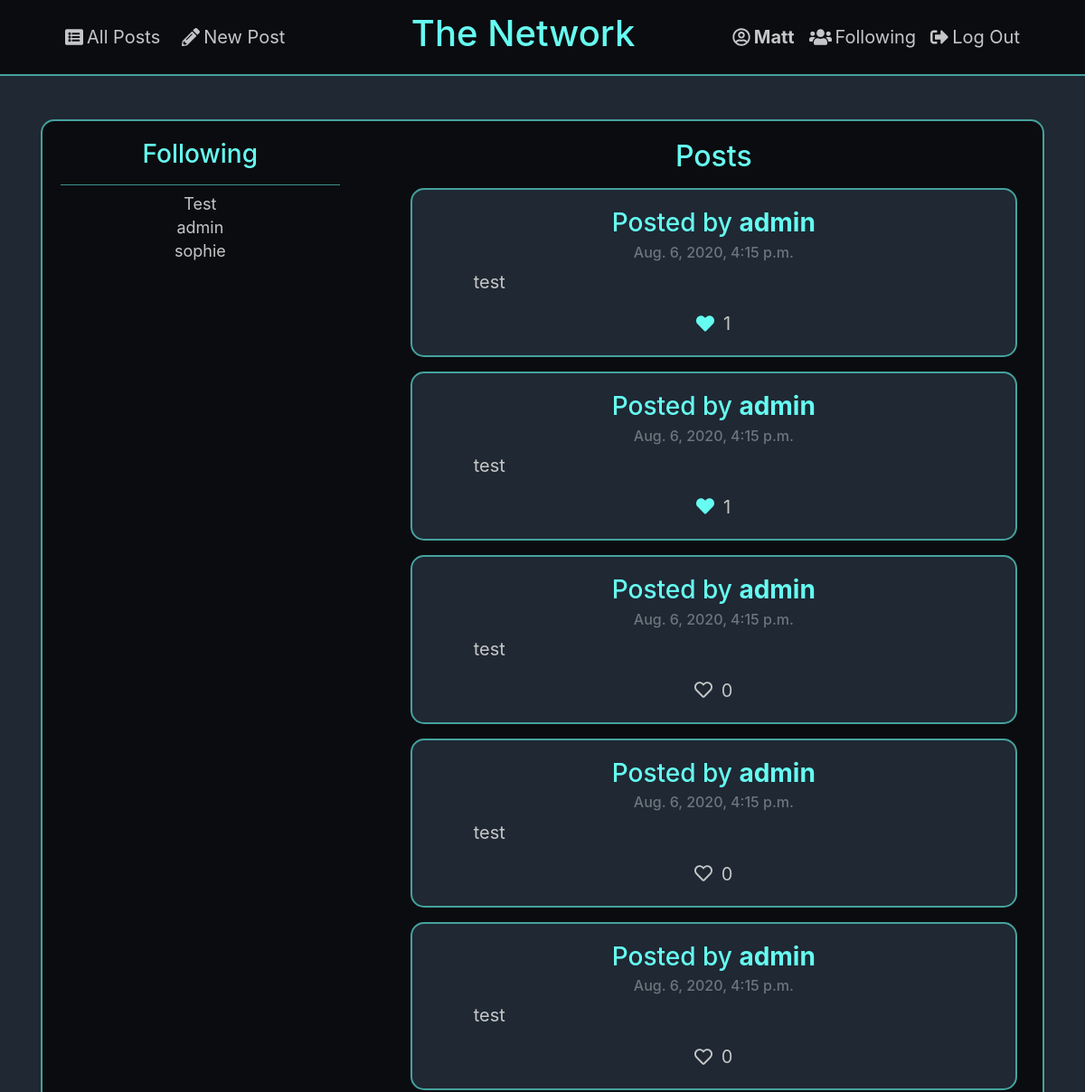
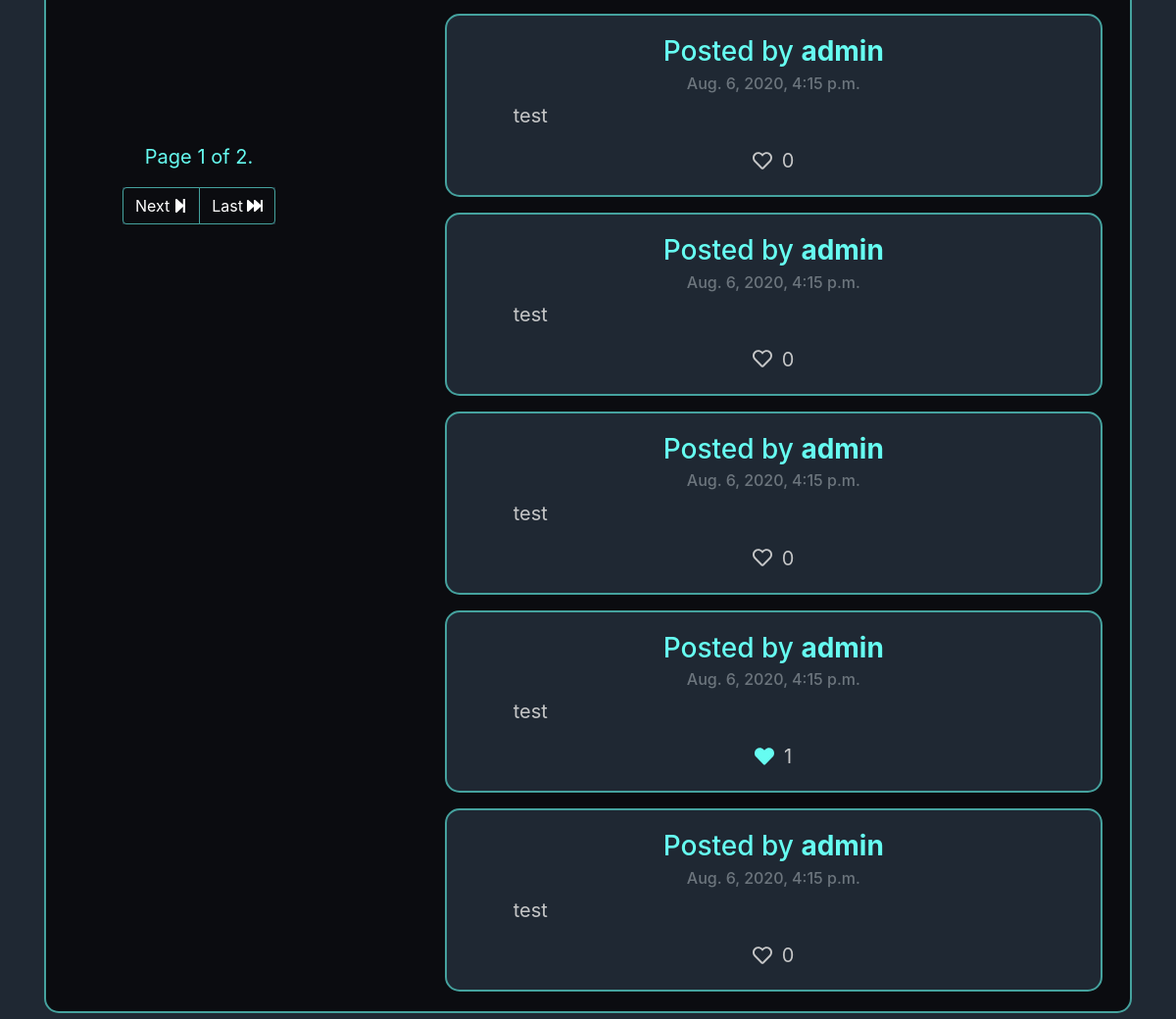
Page /following (signed in) on the committed database (2 pictures, top to bottom).
### network/models.py (models this page shows, shortened)
class User(AbstractUser):
    following = models.ManyToManyField('User', blank=True)

class Post(models.Model):
	content = models.CharField(max_length = 1000)
	date = models.DateTimeField(auto_now_add=True)
	username = models.CharField(max_length = 30)
	likes = models.ManyToManyField(User, blank=True)
	id = models.AutoField(primary_key=True)

### network/views.py (the view)
# urls.py: path("following", views.following, name="following"),
@login_required
def following(request):
    user = request.user
    following = request.user.following.all()
    following_usernames = [user.username for user in following]
    following_posts = Post.objects.filter(username__in=following_usernames).order_by('-date')
    paginator = Paginator(following_posts, 10)
    page_number = request.GET.get('page')
    page_obj = paginator.get_page(page_number)
    return render(request, "network/following.html", {"following": following, "page_obj": page_obj})

### network/templates/network/following.html (shortened to what this page needs)
{% extends "network/layout.html" %}
{% block body %}
	<div class="card profile-border background-color neutral-color" style="min-height:60vh">
	    <div class="row neutral-color">
	    	<div class="col-4">
				<div class="card-body text-center" style=" line-height:9px">
					<h3 class="card-title text-center light-accent"> Following </h3>
					<hr class="dark-accent">
					{% for user in following %}
						<p><a href="{% url 'profile' user.username %}" style="font-size: 18px;" class="neutral-link"> {{user.username}} </a></p>
					{% endfor %}
				</div>
				{% if page_obj %}
					<nav class="fixed-scroll-following mt-5 light-accent text-center" aria-label="Page navigation example">
						<p class="" style="font-size: 20px">
					        Page {{ page_obj.number }} of {{ page_obj.paginator.num_pages }}.
					    </p>
						<ul class="d-flex justify-content-center pagination">
							{% if page_obj.has_next %}
								<li class="follow-button page-item">
									<a class="page-link pagination-button" href="?page={{ page_obj.next_page_number }}">Next<i class="ml-1 fas fa-step-forward"></i></a>
								</li>
								<li class="follow-button page-item">
									<a class="page-link pagination-button" href="?page={{ page_obj.paginator.num_pages }}">Last<i class="fas fa-fast-forward ml-1"></i></a>
								</li>
							{% endif %}
						</ul>
					</nav>
				{% endif %}
			</div>
	    	<div class="col-8">
				<div class="card-body">
					<h2 class="card-title text-center light-accent">Posts</h2>
					{% for post in page_obj %}
				    	<div class="mt-3 mx-2 px-5 card profile-border alt-background-color neutral-color">
							<div style="font-size: 20px" class="card-body">
								<h3 class="card-title text-center light-accent">Posted by <a class="light-accent" href="users/{{post.username}}"><strong> {{ post.username }}</strong></a></h3>
								<h6 class="mb-2 card-subtitle text-center text-muted"> {{post.date}} </h6>
								<div class="content-box">
									<p> {{post.content}} </p>
								</div>
								<div class="mt-2 text-center">
									{% if user.is_authenticated %}
										{% if user in post.likes.all %}
											<a onclick="profile_unlike(this, 'profile')"><i class="light-accent fas fa-heart mr-1"></i></a>
										{% else %}
											<a onclick="profile_like(this, 'profile')"><i class="neutral-link far fa-heart mr-1"></i></a>
										{% endif %}
									{% else %}
										<a onclick="login_message(this)"><i class="neutral-link far fa-heart mr-1"></i></a>
									{% endif %}
									<span> {{post.likes.count}} </span>
								</div>
							</div>
						</div>
				    {% empty %}
				    	{% if not following %}
				    		<h3 class="text-center light-accent"> You aren't following anybody! </h3>
				    	{% else %}
				    		<h3 class="text-center light-accent"> No posts from the people you are following! </h3>
				    	{% endif %}
				    {% endfor %}
				</div>
    		</div>
    	</div>
    </div>
{% endblock %}

### network/templates/network/layout.html (shortened to what this page needs)
{% load static %}
<!DOCTYPE html>
<html lang="en">
	<head>
		<link rel="stylesheet" href="https://stackpath.bootstrapcdn.com/bootstrap/4.4.1/css/bootstrap.min.css">
		<link href="{% static 'network/styles.css' %}" rel="stylesheet">
	</head>
	<body class="alt-background-color">
		<nav class="background-color navbar navbar-border navbar-expand-lg justify-content-between" style="font-size: 20px">
			<div class="ml-5">
				<ul class="navbar-nav mr-auto">
					<li class="nav-item">
					 	<a class="nav-link neutral-link" href="{% url 'index' %}"><i class="mr-1 fas fa-list-alt"></i>All Posts</a>
					</li>
					{% if user.is_authenticated %}
						<li class="nav-item ml-2">
						 	<a class="nav-link neutral-link" href="{% url 'new_post' %}"><i class="mr-1 fas fa-pencil-alt"></i>New Post</a>
						</li>
					{% endif %}
				</ul>
			</div>
			<div class="pl-5">
				<ul class="navbar-nav mr-auto">
					<li class="nav-item">
						<a class="navbar-brand light-accent" href="{% url 'index' %}"><h1>The Network</h1></a>
					</li>
				</ul>
			</div>
			<div class="pr-5">
				<ul class="neutral-color navbar-nav mr-auto">
				{% if user.is_authenticated %}
					<li class="nav-item">
						<a class="nav-link neutral-link" href="{% url 'profile' user.username %}"><i class="mr-1 far fa-user-circle"></i><strong>{{ user.username }}</strong></a>
					</li>
					<li class="nav-item">
						<a class="nav-link neutral-link" href="{% url 'following' %}"><i class="mr-1 fas fa-users"></i>Following</a>
					</li>
					<li class="nav-item">
						<a class="nav-link neutral-link" href="{% url 'logout' %}"><i class="mr-1 fas fa-sign-out-alt"></i>Log Out</a>
					</li>
				{% endif %}
			  </ul>
			</div>
		  </nav>
		<div class="container my-5 body">
			{% block body %}
			{% endblock %}
		</div>
	</body>
</html>

### network/static/network/styles.css (style rules this page uses)
.background-color { background-color: #0B0C10; }
.alt-background-color { background-color: #1F2833; }
.neutral-color { color: #C5C6C7; }
.dark-accent { background-color: #45A29E; }
.light-accent { color: #66FCF1; }
.navbar-border { border-bottom: 2px solid #45A29E; }
.neutral-link { color: #C5C6C7; }
.profile-border { border: 2px solid #45A29E; border-radius: 15px }
.follow-button { background-color: #1F2833; color: white; }
.fixed-scroll-following { position: fixed; top: 57%; margin-left: 6.5%; }
.pagination-button { background-color: #0B0C10; color: white; border-color: #45A29E; }

### rows in the picture
User: username "Matt"
User: username "Test"
User: username "admin"
User: username "sophie"
Post: username "admin", date "Aug. 6, 2020, 4:15 p.m.", content "test", likes.count "1"
Post: username "admin", date "Aug. 6, 2020, 4:15 p.m.", content "test", likes.count "1"
Post: username "admin", date "Aug. 6, 2020, 4:15 p.m.", content "test", likes.count "0"
Post: username "admin", date "Aug. 6, 2020, 4:15 p.m.", content "test", likes.count "0"
Post: username "admin", date "Aug. 6, 2020, 4:15 p.m.", content "test", likes.count "0"
Post: username "admin", date "Aug. 6, 2020, 4:15 p.m.", content "test", likes.count "0"
Post: username "admin", date "Aug. 6, 2020, 4:15 p.m.", content "test", likes.count "0"
Post: username "admin", date "Aug. 6, 2020, 4:15 p.m.", content "test", likes.count "0"
Post: username "admin", date "Aug. 6, 2020, 4:15 p.m.", content "test", likes.count "1"
Post: username "admin", date "Aug. 6, 2020, 4:15 p.m.", content "test", likes.count "0"

### other values in the picture
{{ page_obj.number }} "1"
{{ page_obj.paginator.num_pages }} "2"
